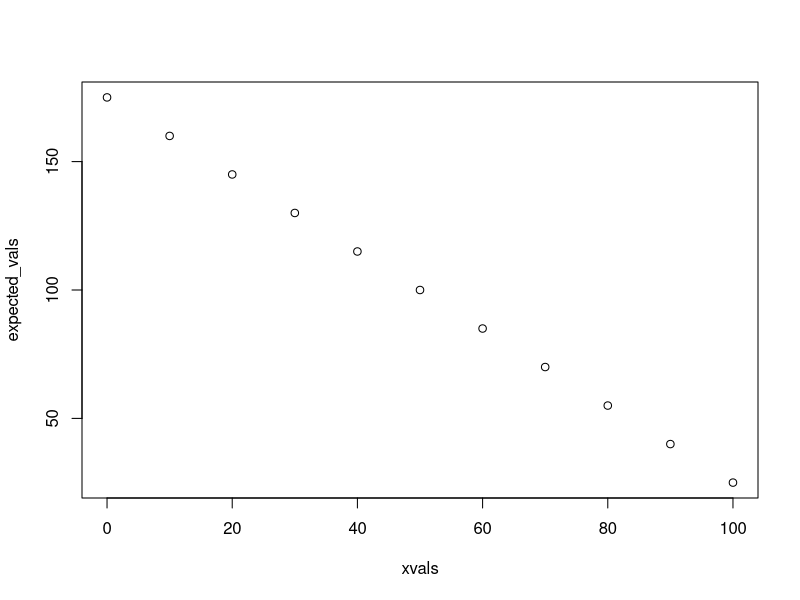
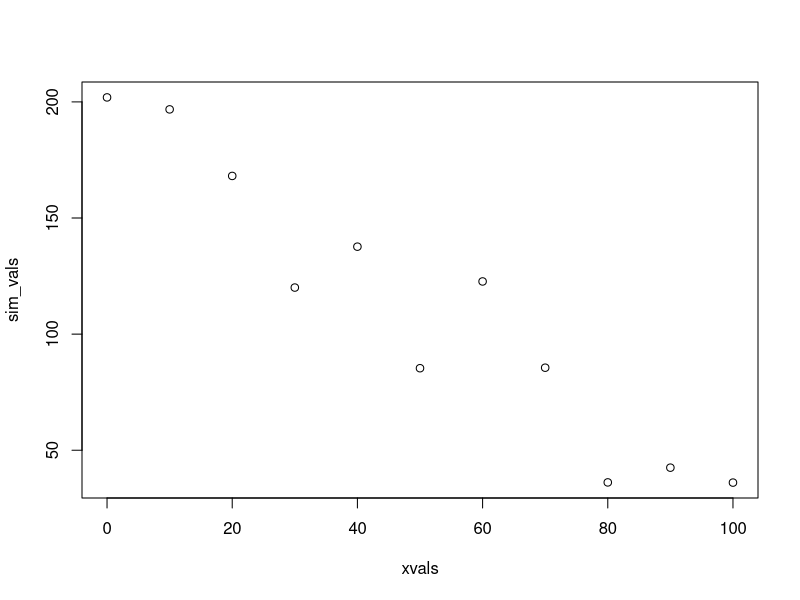
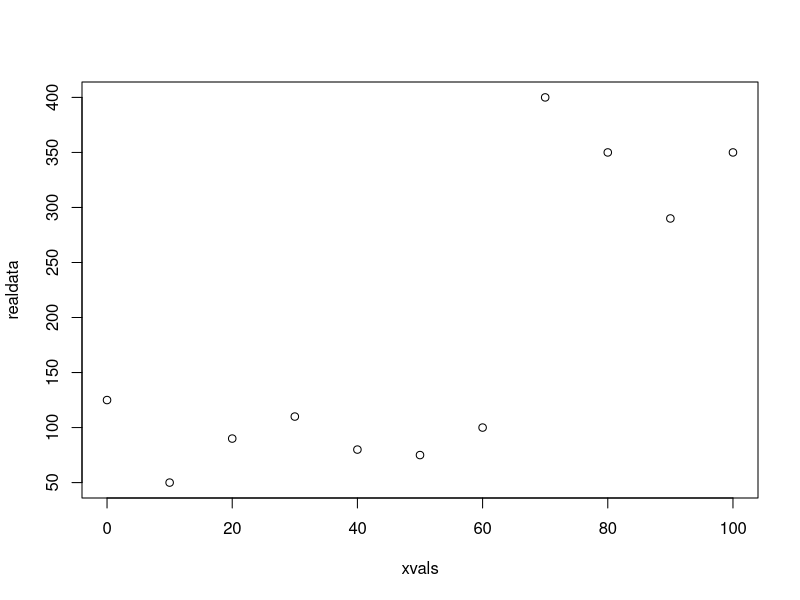
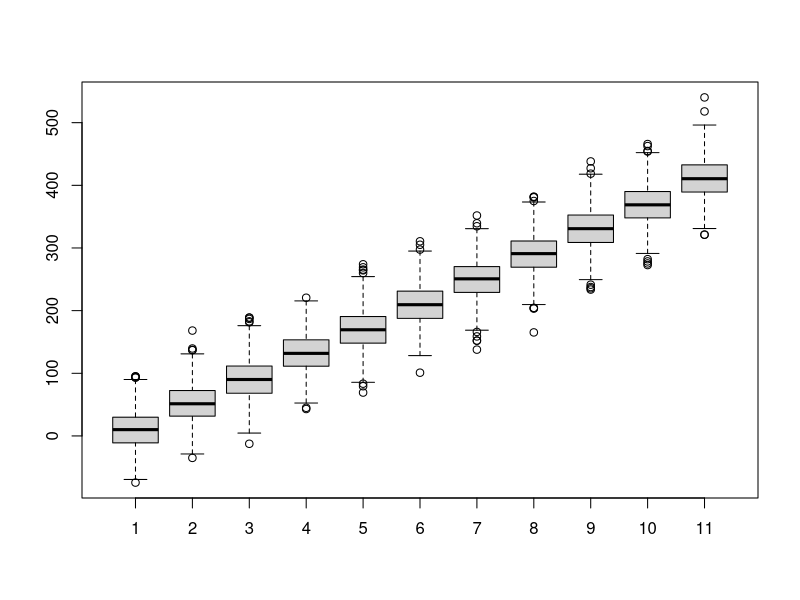
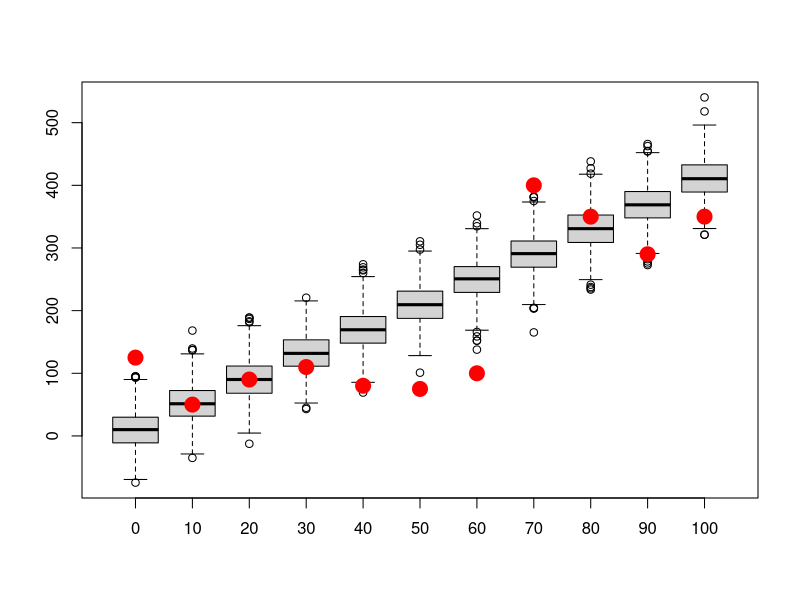
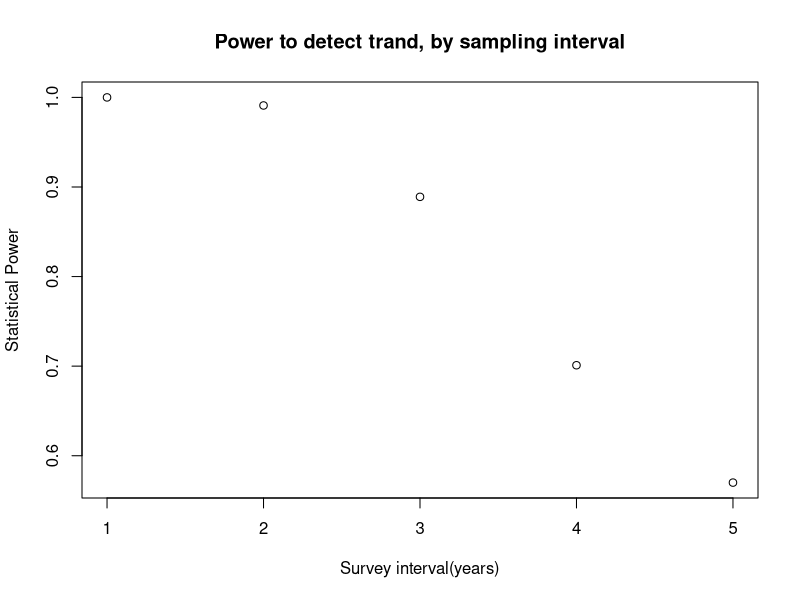

These charts were generated, in order, by the following R code:
## ---- chunk 1
knitr::opts_chunk$set(echo = TRUE, cache = TRUE)
## ---- chunk 2

xvals = seq(0,100,10)  # simulated x values define parameter space

deterministic_component <- function(x,a,b){
  linear <- a + b*x   # linear functional form
  return(linear)
}

expected_vals <- deterministic_component(xvals,175,-1.5)
expected_vals

plot(xvals,expected_vals)

## ---- chunk 3

stochastic_component <- function(x,variance){
  sd <- sqrt(variance)
  stochvals <- rnorm(length(x),x,sd)
  return(stochvals)
}

sim_vals <- stochastic_component(expected_vals,variance=500)

plot(xvals,sim_vals)

# ALTERNATIVELY:

sim_vals <- stochastic_component(deterministic_component(xvals,175,-1.5),500)

## ---- chunk 4
realdata <- c(125,50,90,110,80,75,100,400,350,290,350)
plot(xvals,realdata)
## ---- chunk 5
 #### initialize:
reps <- 1000    # number of replicate datasets to generate
samplesize <- length(xvals)
results <- array(0,dim=c(samplesize,reps))   # storage array for results
for(i in 1:reps){
  exp_vals <- deterministic_component(xvals,a=10,b=4)
  sim_vals <- stochastic_component(exp_vals,1000)  # stochastic wrapper!
  results[,i] <- sim_vals
}

    # now make a boxplot of the results
boxplot(lapply(1:nrow(results), function(i) results[i,])) 

## ---- chunk 6
boxplot(lapply(1:nrow(results), function(i) results[i,]),xaxt="n")
axis(1,at=c(1:length(xvals)),labels=xvals)
points(c(1:length(xvals)),realdata,pch=20,cex=3,col="red",xaxt="n")
## ---- chunk 7
NumObserved <- function(TrueN=1000,surveyors=1,days=3){
  probPerPersonDay <- 0.02
  probPerDay <- 1-(1-probPerPersonDay)^surveyors
  probPerSurvey <- 1-(1-probPerDay)^days
  nobs <- rbinom(1,size=TrueN,prob=probPerSurvey)
  return(nobs)
}
NumObserved(TrueN=500,surveyors=2,days=7)
## ---- chunk 8
ThisYearAbund <- function(LastYearAbund=1000,trend=-0.03){
  CurAbund <- LastYearAbund + trend*LastYearAbund
  CurAbund <- floor(CurAbund)  # can't have fractional individuals!
  return(CurAbund)
}
ThisYearAbund(LastYearAbund=500,trend=-0.03)

## ---- chunk 9
SimulateMonitoringData <- function(initabund=1000,trend=-0.03,years=25,observers=1,days=3,survint=2){
  prevabund <- initabund
  detected <- numeric(years)     # set up storate variable
  for(y in 1:years){
    thisAbund <- ThisYearAbund(prevabund,trend)             # compute the current abundance on the basis of the trend
    detected[y] <- NumObserved(thisAbund,observers,days)     # sample the current population using this monitoring scheme
    prevabund <- thisAbund   # this years abundance becomes the previous years abundance
  }
  surveyed <- c(1:years)%%survint==0    # which years were surveys actually performed?
  detected[!surveyed] <- NA
  return(detected)
}

SimulateMonitoringData(initabund=1000,trend=-0.03,years=25,observers=1,days=3,survint=2)

## ---- chunk 10
IsDecline <- function(monitoringData,alpha=0.05){
  time <- 1:length(monitoringData)
  model <- lm(monitoringData~time)    # for now, let's use ordinary linear regression
  p_value <- summary(model)$coefficients["time","Pr(>|t|)"]
  isdecline <- ifelse(summary(model)$coefficients["time","Estimate"]<0,TRUE,FALSE)
  sig_decline <- ifelse((p_value<=alpha)&(isdecline),TRUE,FALSE)    # if declining and significant trend
  return(sig_decline)
}

IsDecline(monitoringData=c(10,20,NA,15,1),alpha=0.05)

## ---- chunk 11
nreps <- 1000
initabund <- 100
GetPower <- function(observers=1,days=3,alpha=0.05,years=25,survint=2,trend=-0.03){
  decline <- logical(nreps)
  for(i in 1:nreps){
    detected <- SimulateMonitoringData(initabund,trend,years,observers,days,survint)
    decline[i] <- IsDecline(detected,alpha)
  }
  Power <- length(which(decline==TRUE))/nreps 
  return(Power)
}
cat((sprintf("The statistical power to detect a decline for the default parameters is: %s",GetPower())))    # for default

## ---- chunk 12
  initabund = 1000
  survints <- c(1:5)
  powers <- numeric(length(survints))
  for(i in 1:length(survints)){
    powers[i] <- GetPower(survint=survints[i])
  }
  
  plot(powers~survints,xlab="Survey interval(years)",ylab="Statistical Power",main="Power to detect trand, by sampling interval") 
  
